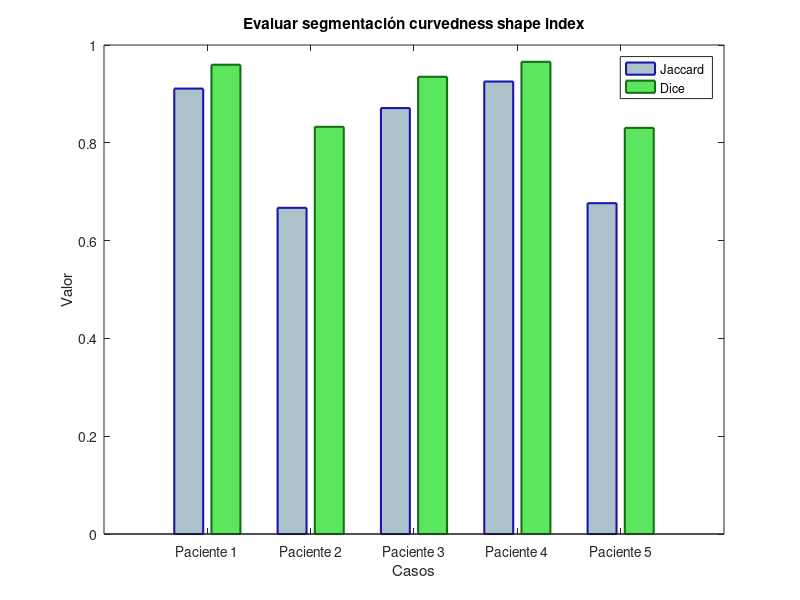

This figure's MATLAB source:
y = [0.91086 0.95964; 0.6670 0.8327; 0.8710 0.9350; 0.9253 0.9656; 0.6765 0.8305];
fig=figure();
a=bar(y)
set(a(1),'FaceColor',[0.678, 0.764, 0.8],'EdgeColor',[0.109, 0.082, 0.674],'LineWidth',1.5);
set(a(2),'FaceColor',[0.360, 0.901, 0.376],'EdgeColor',[0.090, 0.431, 0.098],'LineWidth',1.5);
XTickLabel={'Paciente 1' ; 'Paciente 2'; 'Paciente 3'; 'Paciente 4'; 'Paciente 5'};
XTick=[1 2 3 4 5]
set(gca, 'XTick',XTick);
set(gca, 'XTickLabel', XTickLabel);
set(gca, 'XTickLabelRotation', 45);
legend('Jaccard','Dice')

title('Evaluar segmentación curvedness shape index')
xlabel('Casos')
ylabel('Valor')